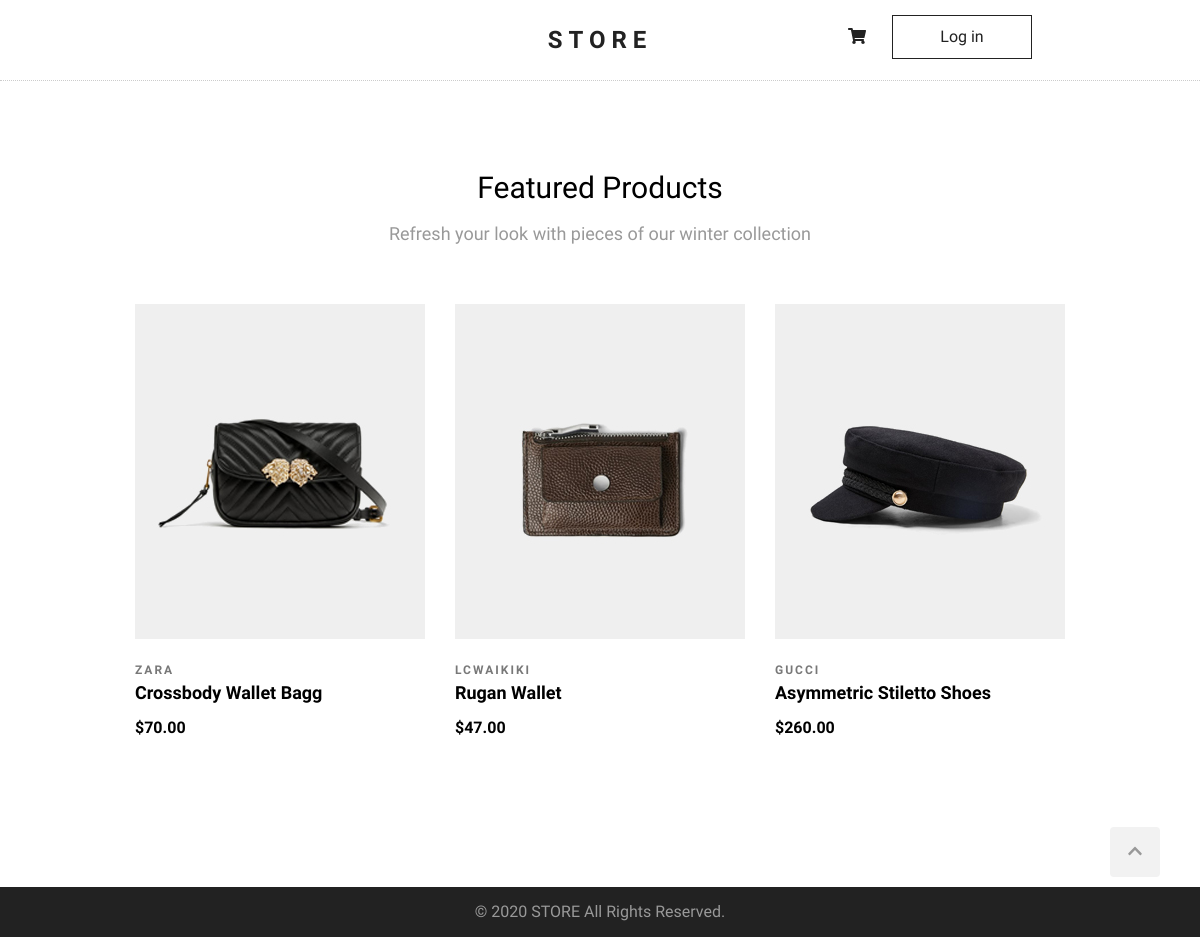
Screenshot of /products/ with the database file from the repository.
### products/models.py (models this page shows, shortened)
class Product(models.Model):
    brand = models.CharField(max_length=100)
    title = models.CharField(max_length=100, unique=True)
    description = models.CharField(max_length=250, blank=True,  null=True)
    price = models.PositiveIntegerField()
    created_at = models.DateTimeField(auto_now_add=True)
    updated_at = models.DateTimeField(auto_now=True)
    image = models.ImageField(upload_to='products/', null=True)
    def get_absolute_url(self):
        return reverse("product_details", kwargs={"pk": self.pk})

### products/views.py (the view)
# urls.py: path('products/', products_list, name='products_list'),
def products_list(request):
    products = Product.objects.all()
    return render(request,
                  'products/products-list.html', {'products': products})

### templates/products/products-list.html (shortened to what this page needs)
{% extends "base.html" %}
{% block content %}
<section id="featured-products">
    <h2 class="section-headline">
    Featured Products
    </h2>
    <p class="section-description">
        Refresh your look with pieces of our winter collection
    </p>
    <div class="products-wrapper clearfix">
        {% for product in products %}
        <div class="product">
            <div class="product-img">
                <img src="{{product.image.url}}" alt="{{ product.title}}">
            </div>
            <div class="product-description">
                <div class="product-brand">{{ product.brand | capfirst }}</div>
                <a class="product-name" href="{{product.get_absolute_url}}">{{ product.title | capfirst }}</a>
                <div class="product-price">${{ product.price | floatformat:2 }}</div>
            </div>
        </div>
        {% empty %}
        <p>No products yet.</p>
        {% endfor %}
    </div>
</section>
{% endblock %}

### static/style.css (style rules this page uses)
html { scroll-behavior: smooth; }
body { margin: 0; font-family: 'Questrial', sans-serif; }
.clearfix::after { content: ""; display: block; clear: both; }
.section-headline { font-size: 30px; font-weight: normal; margin: 0; }
.section-description { color: #999; font-size: 18px; }
.products-wrapper { margin: 60px 0 60px 0; }
.product { width: 290px; margin: 0 15px 60px; float: left; position: relative; }
.product-description { text-align: left; }
.product-brand { font-size: 12px; font-weight: 600; letter-spacing: 2px; color: #787878; text-transform: uppercase; margin: 25px 0 5px; }
.product-img { position: relative; overflow: hidden; background: #efefef; background-image: url("image-not-found.svg"); background-repeat: no-repeat; background-position: center; background-size: 30%; width: 290px; height: 335px; }
.product-img img { width: 290px; height: 335px; box-sizing: border-box; transition-duration: .4s; }
.product-name { font-size: 18px; font-weight: 600; text-decoration: none; text-transform: capitalize; color: #000; }
.product-price { margin-top: 15px; font-weight: 700; }

### rows the page displays
Product: image (picture), brand "ZARA", title "Crossbody Wallet Bagg", price "70.00"
Product: image (picture), brand "LCWAIKIKI", title "Rugan Wallet", price "47.00"
Product: image (picture), brand "GUCCI", title "Asymmetric Stiletto Shoes", price "260.00"
